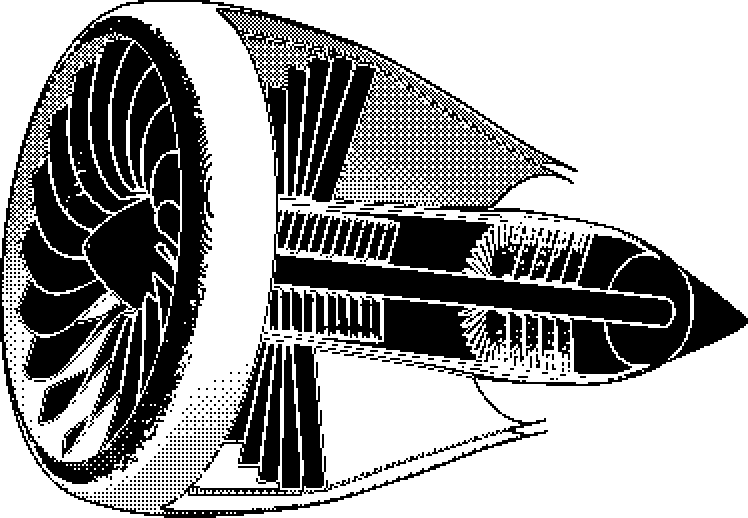
#> input picture eng_bw.png, 748 x 518 px
$ python img2lg.py ../eng_bw.png ../eng_bw.png
#> lines starting #> are read from the running program, lines starting #| are printed output that depends on the picture; after the words box and inside, x2 and y2 are one past the last pixel; in counts of white or black regions, pixels touching at a corner belong together
#!/usr/bin/env python3
"""Turn a picture into a message picture for the frame (.mg: 4 greys, dithered, at most 250 x 296 px).
Usage: img2lg.py picture.png out.mg      Put out.mg on the SD card as /msg/<name>.mg, then: sendmsg.py "text" --pic <name>"""
import sys, numpy as np
from PIL import Image
src, out = sys.argv[1], sys.argv[2]
LV = np.array([0, 82, 173, 255], float)                              # black, dark grey, light grey, paper (as the panel shows them)
im = Image.open(src).convert("RGBA"); bg = Image.new("RGBA", im.size, "white"); bg.alpha_composite(im); im = bg.convert("L")
#> after `bg = Image.new('RGBA', im.size, 'white')`: bg: PIL image 748x518 RGBA; every value is 255
#> further down, im is the input picture: PIL image 748x518 L; 63.5% white; 663 black regions (584 under 20 px), largest, box (x1, y1, x2, y2) and area: (0, 0, 748, 518) 104068, (322, 298, 506, 362) 5500, (178, 344, 338, 498) 5452
im.thumbnail((250, 296), Image.LANCZOS); a = np.asarray(im).astype(float)
#> after `im.thumbnail((250, 296), Image.LANCZOS)`:
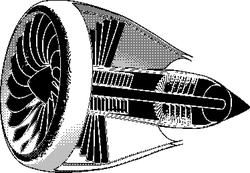
#> im: PIL image 250x173 L; min 0, max 255, mean 162.4
lo, hi = np.percentile(a, 1), np.percentile(a, 99)
#> lo = 0; hi = 255
if hi > lo + 10: a = np.clip((a - lo) / (hi - lo) * 255, 0, 255)
h, w = a.shape; q = np.zeros((h, w), np.uint8)
#> after `h, w = a.shape`: h = 173; w = 250
for y in range(h):                                                   # Floyd-Steinberg error diffusion
    for x in range(w):
        o = a[y, x]; i = int(np.argmin(np.abs(LV - o))); q[y, x] = i; e = o - LV[i]
        if x + 1 < w: a[y, x + 1] += e * 7 / 16
        if y + 1 < h:
            if x > 0: a[y + 1, x - 1] += e * 3 / 16
            a[y + 1, x] += e * 5 / 16
            if x + 1 < w: a[y + 1, x + 1] += e / 16
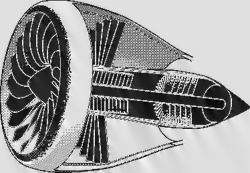
#> a: shape (173, 250) float64; min -37.88, max 294.1, mean 162.6; drawn with min black and max white
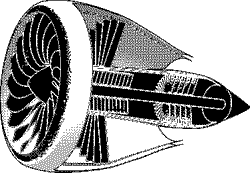
#> q: shape (173, 250); min 0, max 3, mean 1.91; drawn with min black and max white
rows = bytearray()
for r in range(h):
    row = list(q[r]) + [3] * ((-w) % 4)
    for i in range(0, len(row), 4): rows.append((row[i] << 6) | (row[i + 1] << 4) | (row[i + 2] << 2) | row[i + 3])
open(out, "wb").write(w.to_bytes(2, "little") + h.to_bytes(2, "little") + bytes(rows)); print("wrote", out, "%dx%d, %d bytes" % (w, h, 4 + len(rows)))
#| wrote ../eng_bw.png 250x173, 10903 bytes
